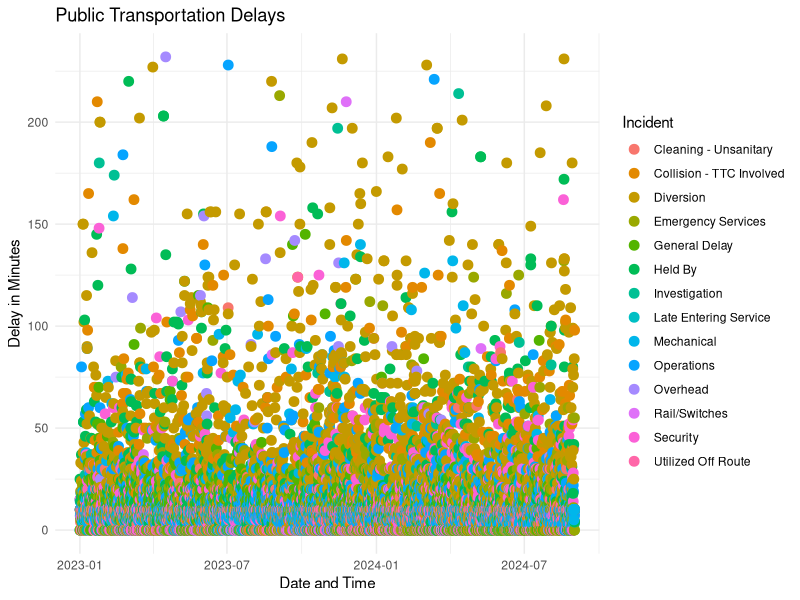
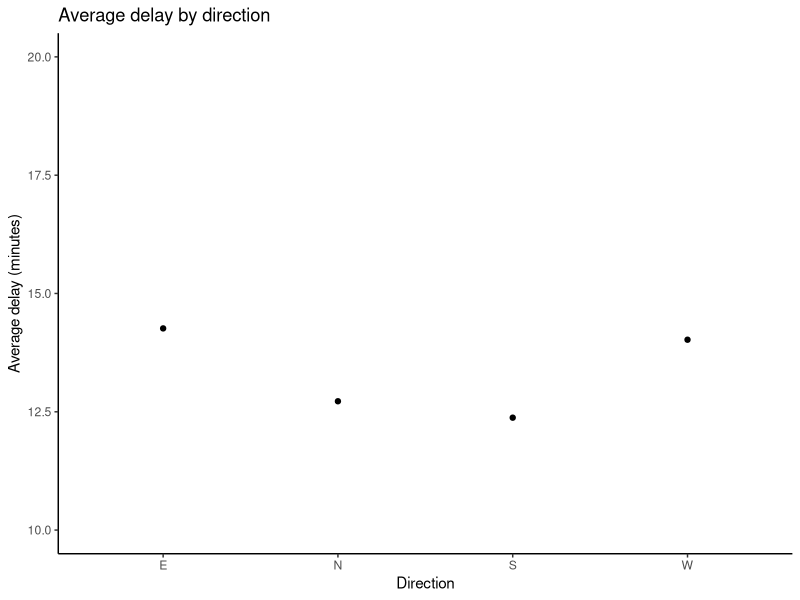
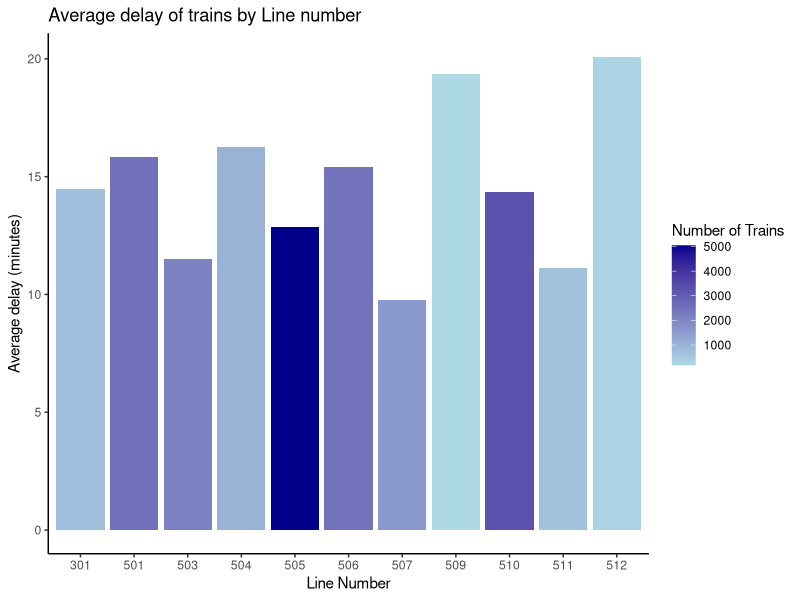
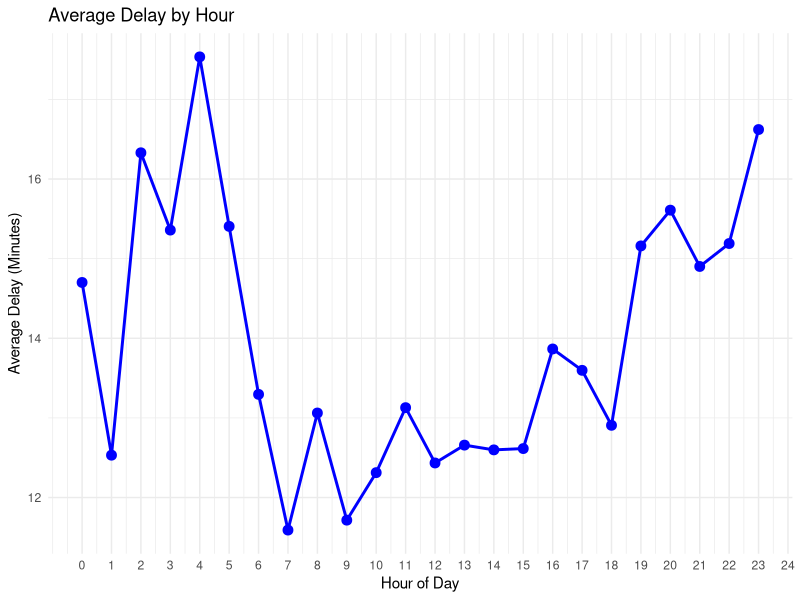
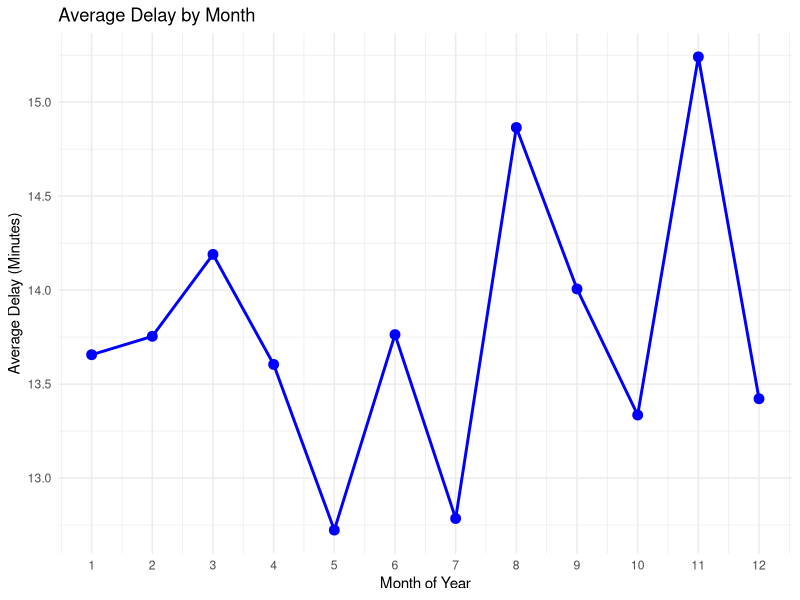

Source code (R) for these figures, in order:
#### Preamble ####
# Purpose:
# Author: Khushaal Nandwani
# Date: 22 September 2024
# Contact: khushaal.nandwani@mail.utoronto.ca
# License: MIT

library(tidyverse)

data <- read_csv("data/analysis_data/ttc-resource-2024-cleaned.csv")

# ------- Delay

ggplot(data, aes(x = as.POSIXct(paste(Date, Time)), y = `Min Delay`)) +
  geom_point(aes(color = Incident), size = 3) +
  labs(title = "Public Transportation Delays", x = "Date and Time", y = "Delay in Minutes") +
  theme_minimal()


# ---- Average delay by North, South, East and West Bound ---- #
directions <- c("N", "S", "E", "W")
avg_delay_by_direction <- data %>%
    group_by(Bound) %>%
    summarize(avg_delay = mean(`Min Delay`))


ggplot(
    data = avg_delay_by_direction,
    mapping = aes(x = Bound, y = avg_delay)
) +
    geom_point() +
    ylim(10, 20) +
    geom_line() +
    theme_classic() +
    labs(
        title = "Average delay by direction",
        x = "Direction",
        y = "Average delay (minutes)"
    )


# ---- Average delay by Train Number ---- #
train_numbers <- unique(data$Line)
number_of_records_by_train_number <- data %>% 
  group_by(Line) %>%
  summarize(train_record_count =  n(), average_train_delay = mean(`Min Delay`))

  
ggplot(
  data = number_of_records_by_train_number,
  mapping = aes(x = factor(train_numbers), y = average_train_delay, 
                fill = train_record_count)
) + 
  geom_bar(stat = "identity") + 
  scale_fill_gradient(low = "lightblue", high = "darkblue") +
  theme_classic() + 
  labs(
    title = "Average delay of trains by Line number",
    x = "Line Number",
    y = "Average delay (minutes)",
    fill = "Number of Trains"
  )

# I like to see these as reviews as restaurants. Some has more but average is 
# low. The choice in such cases 

# Average delay by time of day

# lets do the analysis by the time of the day. We need to group by 
#  0 - 2, 2 - 4 etc

data$Hour <- as.numeric(substr(data$Time, 1, 2))

avg_delay <- data %>% 
  group_by(Hour) %>%
  summarize(Average_Delay = mean(`Min Delay`))

ggplot(avg_delay, aes(x = Hour, y = Average_Delay)) +
  geom_point(color='blue', size=3) +
  geom_line(color = "blue", size = 1) +  
  scale_x_continuous(breaks = 0:24) +         # Set x-axis to show 0 to 24
  labs(title = "Average Delay by Hour", x = "Hour of Day", y = "Average Delay (Minutes)") +
  theme_minimal()


# Average delay by the monht of the year
data$Month <- as.numeric(substr(data$Date, 6, 7))

avg_delay_by_month <- data %>% 
  group_by(Month) %>%
  summarize(Average_Delay = mean(`Min Delay`))

ggplot(avg_delay_by_month, aes(x = Month, y = Average_Delay)) +
  geom_point(color='blue', size=3) +
  geom_line(color = "blue", size = 1) +  
  scale_x_continuous(breaks = 1:12) +         # Set x-axis to show 0 to 24
  labs(title = "Average Delay by Month", x = "Month of Year", y = "Average Delay (Minutes)") +
  theme_minimal()

# Scatter plot of delay by date, where the x axis is just the years
